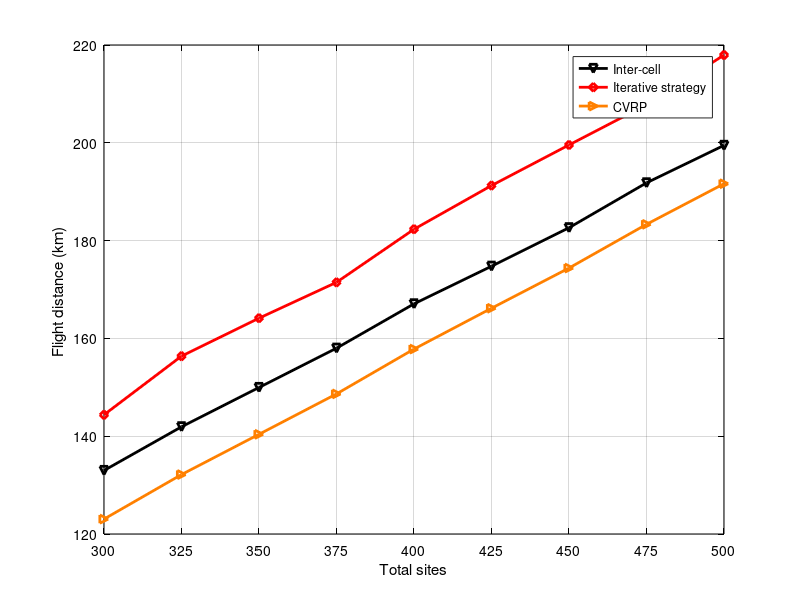

MATLAB code to generate this figure: (Note: this script raises an error after producing the figure.)
x = [300 325 350 375 400 425 450 475 500];
y1 = [123.465	134.17	141.738	149.857	159.778	169.481	176.308	185.611	194.162]; % global tsp
y2 = [30.0745	41.0657	49.4748	54.8183	69.1083]; % local tsp
y3 = [144.377	156.376	164.135	171.466	182.326	191.256	199.56	207.778	217.944]; % iterative
y4 = [132.987	141.925	149.963	157.999	167.067	174.76	182.63	191.811	199.475]; % inter-cell
y5 = [137.48	150.562	163.893	177.44	188.711	202.175	214.292	229.448	242.272];% GELSGA
y6 = [123.049	132.153	140.39	148.648	157.82	166.168	174.385	183.329	191.627]; %CVRP
close all;
figure1 = figure;
% Create axes
axes1 = axes('Parent',figure1);
plot(x,y4,'-kv', 'LineWidth',2);
hold on;
grid on;
% plot(x,y2,'-bs', 'LineWidth',2);
plot(x,y3,'-rd', 'LineWidth',2);
% plot(x,y1,'-mo', 'LineWidth',2);
% plot(x,y5,'-x','Color',[0 0.4 0], 'LineWidth',2);
plot(x,y6,'->','Color',[1 0.5 0], 'LineWidth',2);
xlabel('Total sites');
ylabel('Flight distance (km) ');
legend('Inter-cell','Iterative strategy', 'CVRP');
set(axes1,'XColor',[0 0 0],'YColor',[0 0 0]);
xticks([300 325 350 375 400 425 450 475 500]);
xlim([300 500]);
ytickformat('%,4.4g');
xtickformat('%,4.4g');
hold off;